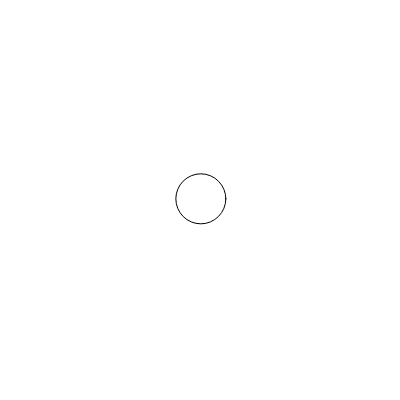
Frame 1 (no input)
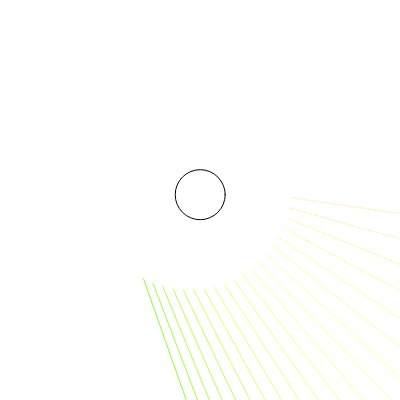
Frame 60 (no input)
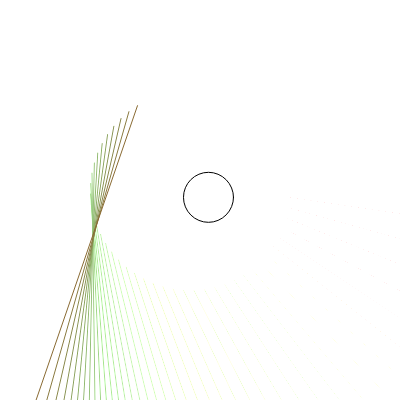
Frame 120 (the mouse pressed at the canvas centre since frame 60)

The p5.js sketch that drew these frames (run headless with seeded random() and noise() and a simulated clock; from frame 60 on, the mouse is pressed at the canvas centre):

// p5.js sketch
// ── sketch.js

var angle1;
var angle2;
var bubble;
var bg;
 
function setup() {
  createCanvas(400, 400);
  bg = createGraphics(400,400);
  bg.clear();
  angle1 = 0;
  angle2 = 0;
  background(0);
  colorMode(HSB);
  bubble = new Bubble(200, 200, 50);
}
 
function draw() {
  background(255);
  
  bg.push();
  bg.colorMode(RGB);
  bg.background(255, 5);
  bg.pop();
  
  // 
  bg.noFill();
  bg.noStroke();
  x=100*cos(radians(angle1)) + width/2.1;
  y=100*sin(radians(angle1)) + height/2.1;
  bg.ellipse(x, y, 5, 5);
  //
  // fill(0, 0, 111);
  x1=250*cos(radians(angle2)) + width/2;
  y1=500*sin(radians(angle2)) + height/2;
  bg.ellipse(x1, y1, 5, 5);
  
  bg.stroke(x,y, 50);
  if(frameCount % 3 == 0) {
  	bg.line(x,y, x1,y1);
  }
  
  angle1+=2.0;
  angle2+=1.2;
  
    
  image(bg,0,0);
    
  bubble.move();
  bubble.show();
  
}
// ── bubble.js
class Bubble {
	constructor(x, y, size) {
		this.x = x;
		this.y = y;
		this.size = size;
	}
	
	show() {
		fill(255);
    stroke(0);
		ellipse(this.x, this.y, this.size, this.size);
	}
	
	move() {
		this.x = this.x + random(-2, 2);
		this.y = this.y + random(-2, 2);
	}
}
